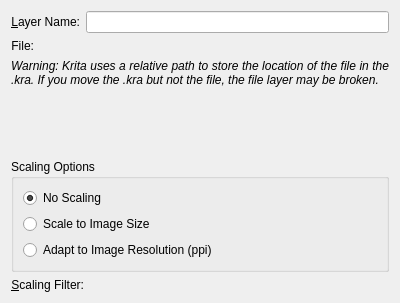
<?xml version="1.0" encoding="utf-8"?>
<ui version="4.0">
 <author>
    SPDX-FileCopyrightText: none
    SPDX-License-Identifier: GPL-3.0-or-later
  </author>
 <class>WdgDlgFileLayer</class>
 <widget class="QWidget" name="WdgDlgFileLayer">
  <property name="geometry">
   <rect>
    <x>0</x>
    <y>0</y>
    <width>400</width>
    <height>303</height>
   </rect>
  </property>
  <property name="sizePolicy">
   <sizepolicy hsizetype="Preferred" vsizetype="Preferred">
    <horstretch>0</horstretch>
    <verstretch>0</verstretch>
   </sizepolicy>
  </property>
  <property name="minimumSize">
   <size>
    <width>400</width>
    <height>0</height>
   </size>
  </property>
  <layout class="QVBoxLayout" name="verticalLayout">
   <item>
    <layout class="QFormLayout" name="formLayout">
     <item column="0" row="0">
      <widget class="QLabel" name="label">
       <property name="text">
        <string>&amp;Layer Name:</string>
       </property>
       <property name="alignment">
        <set>Qt::AlignRight|Qt::AlignTrailing|Qt::AlignVCenter</set>
       </property>
       <property name="buddy">
        <cstring>txtLayerName</cstring>
       </property>
      </widget>
     </item>
     <item column="1" row="0">
      <widget class="QLineEdit" name="txtLayerName"/>
     </item>
     <item column="0" row="1">
      <widget class="QLabel" name="label_2">
       <property name="text">
        <string>File:</string>
       </property>
       <property name="alignment">
        <set>Qt::AlignRight|Qt::AlignTrailing|Qt::AlignVCenter</set>
       </property>
       <property name="buddy">
        <cstring>txtLayerName</cstring>
       </property>
      </widget>
     </item>
     <item column="1" row="1">
      <widget class="KisFileNameRequester" name="wdgUrlRequester" native="true"/>
     </item>
    </layout>
   </item>
   <item>
    <widget class="QLabel" name="lblWarning">
     <property name="sizePolicy">
      <sizepolicy hsizetype="Preferred" vsizetype="MinimumExpanding">
       <horstretch>0</horstretch>
       <verstretch>0</verstretch>
      </sizepolicy>
     </property>
     <property name="baseSize">
      <size>
       <width>0</width>
       <height>0</height>
      </size>
     </property>
     <property name="font">
      <font>
       <pointsize>9</pointsize>
       <italic>true</italic>
      </font>
     </property>
     <property name="text">
      <string>&lt;html&gt;&lt;head/&gt;&lt;body&gt;&lt;p&gt;Warning: Krita uses a relative path to store the location of the file in the .kra. If you move the .kra but not the file, the file layer may be broken.&lt;/p&gt;&lt;/body&gt;&lt;/html&gt;</string>
     </property>
     <property name="textFormat">
      <enum>Qt::AutoText</enum>
     </property>
     <property name="scaledContents">
      <bool>false</bool>
     </property>
     <property name="alignment">
      <set>Qt::AlignJustify|Qt::AlignTop</set>
     </property>
     <property name="wordWrap">
      <bool>true</bool>
     </property>
    </widget>
   </item>
   <item>
    <widget class="QGroupBox" name="grpScalingOptions">
     <property name="sizePolicy">
      <sizepolicy hsizetype="Preferred" vsizetype="Preferred">
       <horstretch>0</horstretch>
       <verstretch>0</verstretch>
      </sizepolicy>
     </property>
     <property name="title">
      <string>Scaling Options</string>
     </property>
     <layout class="QGridLayout" name="gridLayout">
      <item column="0" row="0">
       <widget class="QRadioButton" name="radioDontScale">
        <property name="text">
         <string>No Scaling</string>
        </property>
        <property name="checked">
         <bool>true</bool>
        </property>
       </widget>
      </item>
      <item column="0" row="1">
       <widget class="QRadioButton" name="radioScaleToImageSize">
        <property name="text">
         <string>Scale to Image Size</string>
        </property>
       </widget>
      </item>
      <item column="0" row="2">
       <widget class="QRadioButton" name="radioScalePPI">
        <property name="text">
         <string>Adapt to Image Resolution (ppi)</string>
        </property>
       </widget>
      </item>
     </layout>
    </widget>
   </item>
   <item>
    <layout class="QFormLayout" name="formLayout_2">
     <item column="0" row="0">
      <widget class="QLabel" name="label_3">
       <property name="text">
        <string>&amp;Scaling Filter:</string>
       </property>
       <property name="alignment">
        <set>Qt::AlignRight|Qt::AlignTrailing|Qt::AlignVCenter</set>
       </property>
       <property name="buddy">
        <cstring>cmbFilter</cstring>
       </property>
      </widget>
     </item>
     <item column="1" row="0">
      <widget class="KisCmbIDList" name="cmbFilter" native="true">
       <property name="sizePolicy">
        <sizepolicy hsizetype="Preferred" vsizetype="Preferred">
         <horstretch>0</horstretch>
         <verstretch>0</verstretch>
        </sizepolicy>
       </property>
      </widget>
     </item>
    </layout>
   </item>
  </layout>
 </widget>
 <customwidgets>
  <customwidget>
   <class>KisFileNameRequester</class>
   <extends>QWidget</extends>
   <header location="global">kis_file_name_requester.h</header>
   <container>1</container>
  </customwidget>
  <customwidget>
   <class>KisCmbIDList</class>
   <extends></extends>
   <header>widgets/kis_cmb_idlist.h</header>
  </customwidget>
 </customwidgets>
 <resources/>
 <connections/>
</ui>
